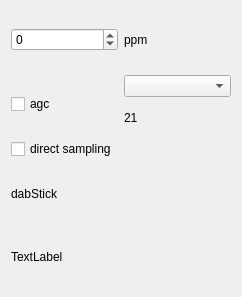
<?xml version="1.0" encoding="UTF-8"?>
<ui version="4.0">
 <class>rtlsdrWidget</class>
 <widget class="QWidget" name="rtlsdrWidget">
  <property name="geometry">
   <rect>
    <x>0</x>
    <y>0</y>
    <width>242</width>
    <height>297</height>
   </rect>
  </property>
  <property name="windowTitle">
   <string>Form</string>
  </property>
  <layout class="QVBoxLayout" name="verticalLayout_2">
   <item>
    <layout class="QHBoxLayout" name="horizontalLayout">
     <item>
      <widget class="QSpinBox" name="f_correction">
       <property name="toolTip">
        <string>&lt;html&gt;&lt;head/&gt;&lt;body&gt;&lt;p&gt;Set the ppm.&lt;/p&gt;&lt;/body&gt;&lt;/html&gt;</string>
       </property>
       <property name="minimum">
        <number>-100</number>
       </property>
       <property name="maximum">
        <number>100</number>
       </property>
      </widget>
     </item>
     <item>
      <widget class="QLabel" name="label_4">
       <property name="text">
        <string>ppm</string>
       </property>
      </widget>
     </item>
    </layout>
   </item>
   <item>
    <layout class="QHBoxLayout" name="horizontalLayout_2">
     <item>
      <widget class="QCheckBox" name="checkAgc">
       <property name="toolTip">
        <string>&lt;html&gt;&lt;head/&gt;&lt;body&gt;&lt;p&gt;Switch the Agc on or off.&lt;/p&gt;&lt;/body&gt;&lt;/html&gt;</string>
       </property>
       <property name="text">
        <string>agc</string>
       </property>
      </widget>
     </item>
     <item>
      <layout class="QVBoxLayout" name="verticalLayout">
       <item>
        <widget class="QComboBox" name="combo_gain"/>
       </item>
       <item>
        <widget class="QLabel" name="statusLabel">
         <property name="text">
          <string>21</string>
         </property>
        </widget>
       </item>
      </layout>
     </item>
    </layout>
   </item>
   <item>
    <widget class="QCheckBox" name="directSamplingSwitch">
     <property name="text">
      <string>direct sampling</string>
     </property>
    </widget>
   </item>
   <item>
    <widget class="QLabel" name="label">
     <property name="text">
      <string>dabStick</string>
     </property>
    </widget>
   </item>
   <item>
    <widget class="QLabel" name="deviceName">
     <property name="text">
      <string>TextLabel</string>
     </property>
    </widget>
   </item>
  </layout>
 </widget>
 <resources/>
 <connections/>
</ui>
